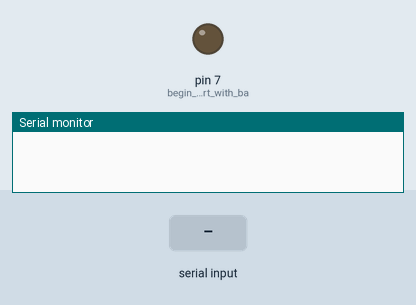
Recording of a sketch running on a simulated Arduino Uno, built with avr-gcc and run on an emulated ATmega328P. Parts: output pins drawn as LEDs (lit = HIGH), the last lines printed to the serial monitor. The test bench sets the inputs (shaded band).

Above: at 1.2 s.
1.3 s: "08008DA1BC98" received over Serial
At 2.0 s:
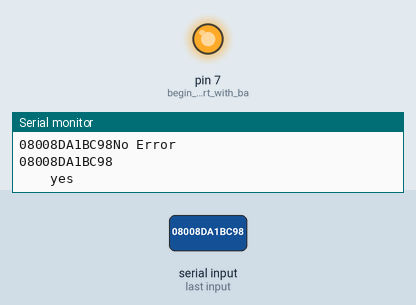
2.8 s: "0" received over Serial
At 8.0 s:
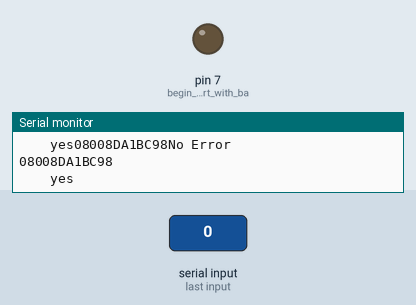
Timing chart, 0 to 9.5 s (numbered marks = the images above; inputs shaded):
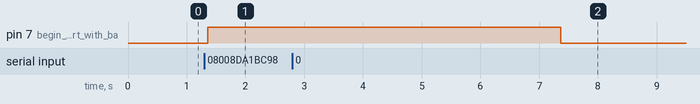

The sketch:

rfid_2.ino
```cpp
int count = 0;                                          // count = 0
char input[13];                                         // character array of size 12
boolean flag = 0;
String a;
// flag =0
void setup()
{
   Serial.begin(9600);
   pinMode(7,OUTPUT);// begin serial port with baud rate 9600bps
}
void loop()
{
   if(Serial.available())
   {
      count = 0;
      while(Serial.available() && count < 12)          // Read 12 characters and store them in input array
      {
         input[count] = Serial.read();
         count++;
         delay(5);
      }
      Serial.print(input);                             // Print RFID tag number

      if((input[0] ^ input[2] ^ input[4] ^ input[6] ^ input[8] == input[10]) &&
         (input[1] ^ input[3] ^ input[5] ^ input[7]  == input[11]))
            Serial.println("No Error");
             a = String(input);
   Serial.println(a);

   if ( a == "08008DA1BC98")
   {Serial.print("    yes");
   digitalWrite(7,HIGH);
      delay(3000);
   digitalWrite(7,LOW);}
   }


}
```

Measured:
- after the input at 1.3 s, pin 7 (begin_serial_port_with_ba): LOW → HIGH after 0.06 s
- after the input at 2.8 s, pin 7 (begin_serial_port_with_ba): HIGH → LOW after 4.6 s instead of 1.6 s
